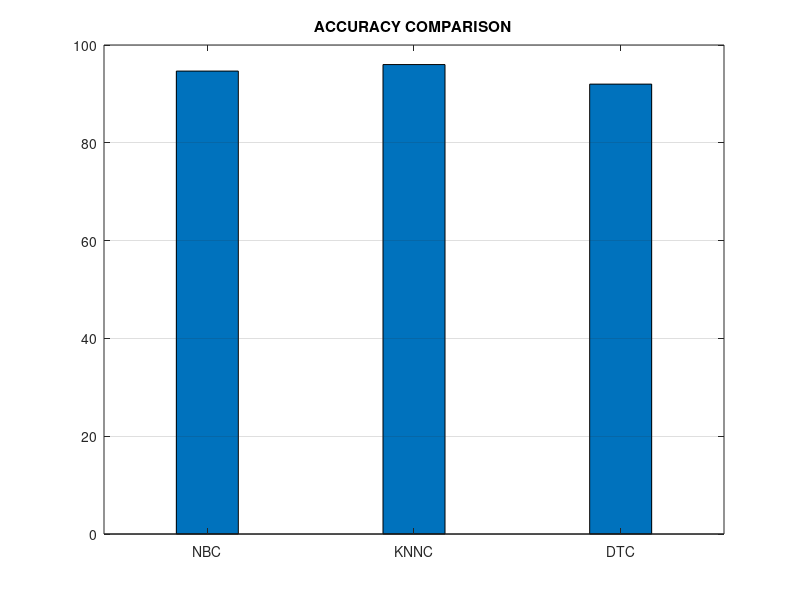

Source code (MATLAB):
nbacc=100-5.3333;
knnacc=100-4;
dtacc=100-8;
wholeset=[nbacc knnacc dtacc];
figure('Name','ACCURACY COMPARISON');
ylim([0 100]);
bar(wholeset,0.3);
set(gca,'XTickLabel',{'NBC','KNNC','DTC'},'YGrid','on');
title('ACCURACY COMPARISON');
